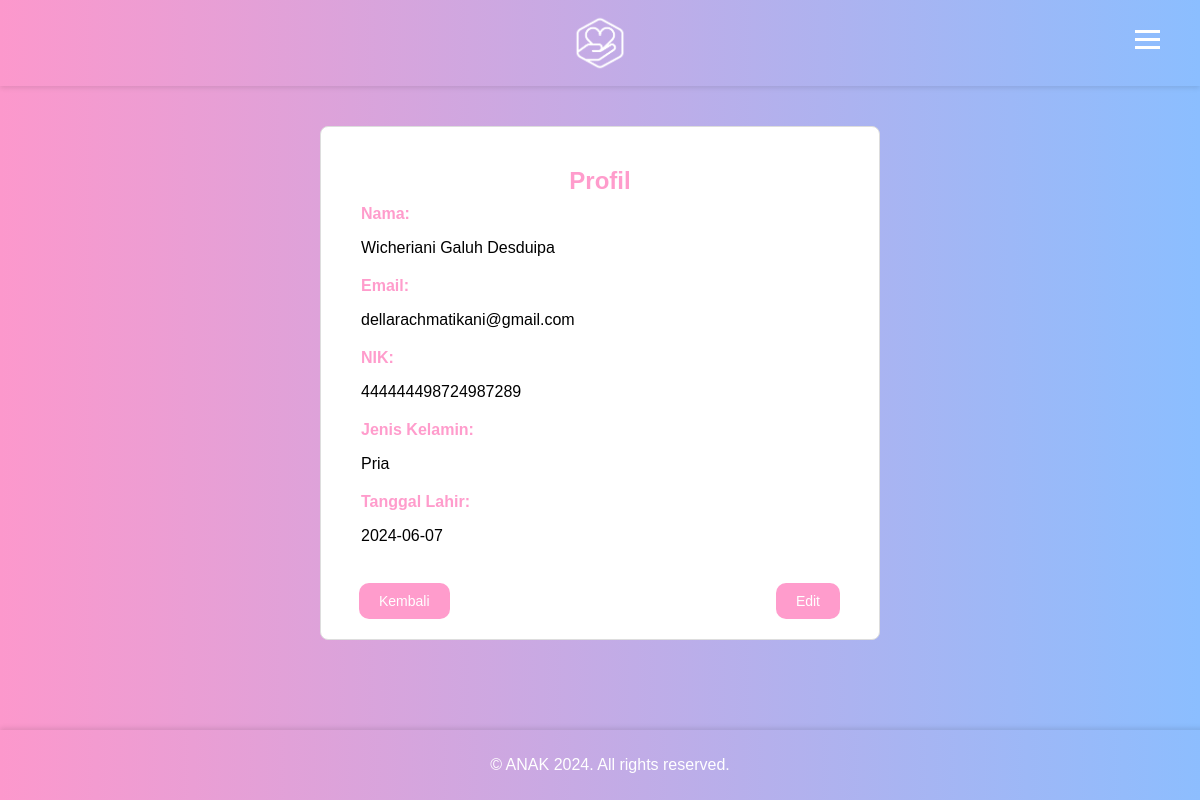
Screenshot of /Posyandu/profile.php (signed in) with the database file from the repository.
### tables this page shows
CREATE TABLE `user_account` (
  `id` int(11) NOT NULL,
  `username` varchar(255) NOT NULL,
  `password` varchar(255) NOT NULL,
  `nama` varchar(255) NOT NULL,
  `email` varchar(255) DEFAULT NULL,
  `jenis_kelamin` enum('Pria','Wanita') NOT NULL,
  `NIK` varchar(255) DEFAULT NULL,
  `tanggal_lahir` date DEFAULT NULL
);

### Posyandu/profile.php (the view, shortened to what this page needs)
<?php
require 'koneksi.php';
$error_message = "";
$nama = "";
$email = "";
$NIK = "";
$jenis_kelamin = "";
$tanggal_lahir = "";
$user_id = $_SESSION['user_id'];
$query_sql = "SELECT nama, email, NIK, jenis_kelamin, tanggal_lahir FROM user_account WHERE id = $user_id";
$result = mysqli_query($conn, $query_sql);
if (mysqli_num_rows($result) > 0) {
    $row = mysqli_fetch_assoc($result);
    $nama = $row["nama"];
    $email = $row["email"];
    $NIK = $row["NIK"];
    $jenis_kelamin = $row["jenis_kelamin"];
    $tanggal_lahir = $row["tanggal_lahir"];
}
?>
<!DOCTYPE html>
<html lang="en">
<head>
</head>
<body>
    <div class="header">
        <img src="images/logo-icon.png" alt="Logo">
        <div class="menu-icon" onclick="toggleMenu()">
            <div class="bar"></div>
            <div class="bar"></div>
            <div class="bar"></div>
        </div>
    </div>
    <div class="container">
        <?php if (!empty($error_message)) : ?>
            <div class="error-message"><?php echo $error_message; ?></div>
        <?php else : ?>
            <div class="profile-box">
            <h2 class="profile-heading">Profil</h2>
                <div class="profile-info">
                    <label>Nama:</label>
                    <p><?php echo $nama; ?></p>
                </div>
                <div class="profile-info">
                    <label>Email:</label>
                    <p><?php echo $email; ?></p>
                </div>
                <div class="profile-info">
                    <label>NIK:</label>
                    <p><?php echo $NIK; ?></p>
                </div>
                <div class="profile-info">
                    <label>Jenis Kelamin:</label>
                    <p><?php echo $jenis_kelamin; ?></p>
                </div>
                <div class="profile-info">
                    <label>Tanggal Lahir:</label>
                    <p><?php echo $tanggal_lahir; ?></p>
                </div> <br> <br><br>
                <a class="edit-button" href="edit_profile.php">Edit</a>
                <a class="back-button" href="home.php">Kembali</a>
            </div>
        <?php endif; ?>
    </div>
    <div class="footer">
        <p>&copy; ANAK 2024. All rights reserved.</p>
    </div>
</body>
</html>

### Posyandu/profile.php (style rules this page uses)
body { font-family: Arial, sans-serif; margin: 0px; padding: 0px; background: linear-gradient(90deg, #FC98CC, #8BBEFF); position: relative; animation: fadeIn 1s ease-in-out; }
.header { background: linear-gradient(90deg, #FC98CC, #8BBEFF); color: white; padding: 3px; text-align: center; position: relative; box-shadow: 0 2px 5px rgba(0,0,0,0.1); height: 80px; }
.header img { width: 60px; height: 60px; margin-top: 10px; }
.menu-icon { position: absolute; right: 40px; top: 25px; cursor: pointer; font-size: 30px; }
.menu-icon .bar { display: block; width: 25px; height: 3px; margin: 5px auto; background-color: white; transition: 0.4s; }
.container { padding: 40px; text-align: left; max-width: 600px; margin: 0 auto; }
.profile-box { background-color: #fff; border: 1px solid #ddd; border-radius: 8px; padding: 20px 40px; margin-bottom: 40px; margin-left: 20px; margin-right: 20px; position: relative; animation: fadeInUp 1s ease-in-out; }
.profile-info { margin-bottom: 20px; }
.profile-info label { font-weight: bold; color: #ff9ccc }
.profile-heading { text-align: center; margin-bottom: 10px; color: #ff9ccc; }
.back-button, .edit-button { padding: 10px 20px; display: inline-block; color: white; background-color: #ff9ccc; text-align: center; text-decoration: none; margin-top: 20px; border-radius: 10px; position: absolute; bottom: 20px; font-size: 14px; transition: background-color 0.3s; }
.back-button { left: 38px; }
.edit-button { right: 39px; }
.footer { background: linear-gradient(90deg, #FC98CC, #8BBEFF); color: white; text-align: center; padding: 10px; position: fixed; width: 100%; bottom: 0; box-shadow: 0 -2px 5px rgba(0,0,0,0.1); }

### rows the page displays
user_account: nama "Wicheriani Galuh Desduipa", email "dellarachmatikani@gmail.com", NIK "444444498724987289", jenis_kelamin "Pria", tanggal_lahir "2024-06-07"
